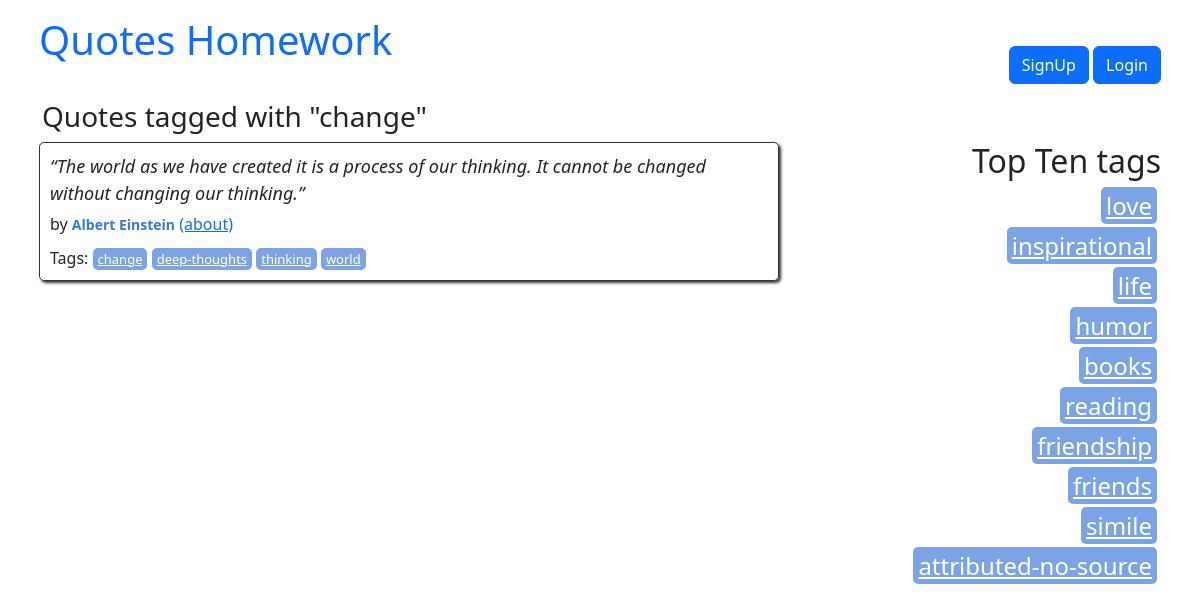
The page /tag/1 on the database its author committed.
### quotes/models.py (models this page shows)
class Tag(models.Model):
    name = models.CharField(max_length=50, unique=True, null=False)

class Quote(models.Model):
    quote = models.TextField()
    tags = models.ManyToManyField(Tag)
    author = models.ForeignKey(Author, on_delete=models.CASCADE, null=True, default=None)
    created_at = models.DateTimeField(auto_now_add=True)

class Author(models.Model):
    fullname = models.CharField(max_length=50)
    born_date = models.CharField(max_length=50)
    born_location = models.CharField(max_length=150)
    description = models.TextField()
    created_at = models.DateTimeField(auto_now_add=True)

### quotes/views.py (the view)
# urls.py: path("tag/<int:tag_id>", views.tag, name="tag"),
def tag(request, tag_id):
    tag = get_object_or_404(Tag, pk=tag_id)
    quotes = Quote.objects.filter(tags=tag)
    tags_top = get_top_10_tags()
    return render(
        request,
        "quotes/tag.html",
        context={"tag": tag, "quotes": quotes, "top_tags": tags_top},
    )

### quotes/models.py (called while the page is built)
def get_top_10_tags():
    return Tag.objects.annotate(num_quotes=models.Count('quote')).order_by('-num_quotes')[:10]

### quotes/templates/quotes/tag.html
{% extends "quotes/index.html" %}
{% block tag_content %}
<h3> Quotes tagged with "{{ tag.name }}"</h3>
{% endblock tag_content %}

### quotes/templates/quotes/index.html (shortened to what this page needs)
{% extends "quotes/base.html" %} {% load extract %}
{% block content %}
{% block tag_content %} {% endblock tag_content %}
<div class="row">
  <div class="col-md-8">
    {% for quote in quotes %}
    <div class="quote" itemscope="" itemtype="http://schema.org/CreativeWork">
      <span class="text" itemprop="text">{{quote.quote}}</span>
      <span
        >by {% if quote.author %}
        <small class="author" itemprop="author"
          >{{ quote.author.fullname }}</small
        >
        <a href="{% url 'quotes:author_detail' quote.author.id %}">(about)</a>
        {% else %}
        <small class="author" itemprop="author">Unknown Author</small>
        {% endif %}
      </span>
      <div class="tags">
        Tags: {% for tag in quote.tags.all %}
        <a class="tag" href="{% url 'quotes:tag' tag.id %}">{{tag.name}}</a>
        {% endfor %}
      </div>
    </div>
    {% endfor %}
  </div>
  <div class="col-md-4 tags-box">
    <h2>Top Ten tags</h2>
    {% for tag in top_tags %}
    <span class="tag-item">
      <a
        class="tag"
        style="font-size: 24px"
        href="{% url 'quotes:tag' tag.id %}"
        >{{ tag.name }}</a
      >
    </span>
    {% endfor %}
  </div>
</div>
{% endblock content %}

### quotes/static/quotes/style.css (style rules this page uses)
.quote { padding: 10px; margin-bottom: 30px; border: 1px solid #333333; border-radius: 5px; box-shadow: 2px 2px 3px #333333; }
.row { margin-left: -15px; margin-right: -15px; }
.quote span.text { display: block; margin-bottom: 5px; font-size: large; font-style: italic; }
.quote small.author { font-weight: bold; color: #3677E8; }
.quote .tags { margin-top: 10px; }
.tag { padding: 2px 5px; border-radius: 5px; color: white; font-size: small; background-color: #7CA3E6; }
.tags-box { text-align: right; }
.tag-item { display: block; margin: 4px; }

### rows shown on the page
Tag: name "change"
Quote: quote "“The world as we have created it is a process of our thinking. It cannot be changed without changing our thinking.”", author.fullname "Albert Einstein"
Tag: name "deep-thoughts"
Tag: name "thinking"
Tag: name "world"
Tag: name "love"
Tag: name "inspirational"
Tag: name "life"
Tag: name "humor"
Tag: name "books"
Tag: name "reading"
Tag: name "friendship"
Tag: name "friends"
Tag: name "simile"
Tag: name "attributed-no-source"
